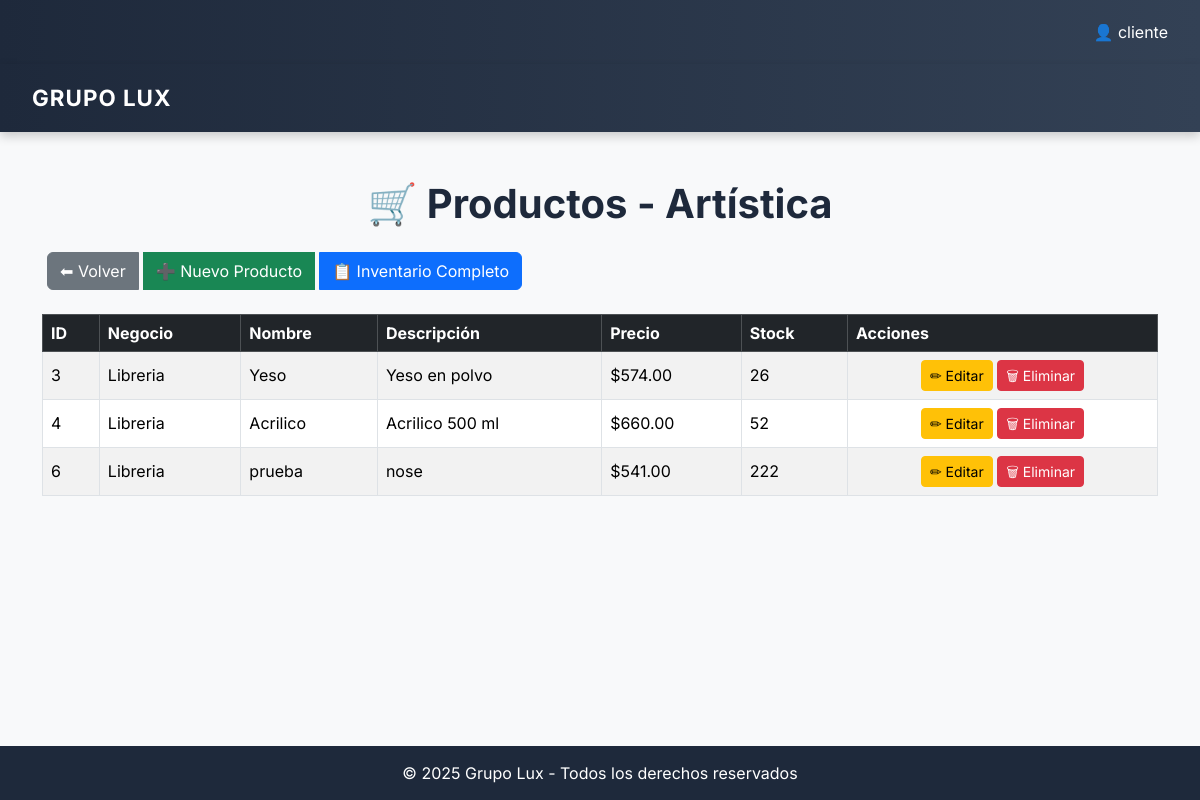
The page /libreria/productos_categoria.php?cat=Artística (signed in) on the database its author committed.
### tables this page shows
CREATE TABLE `productos` (
  `id_producto` int(11) NOT NULL,
  `id_negocio` int(11) DEFAULT NULL,
  `nombre` varchar(255) DEFAULT NULL,
  `descripcion` text DEFAULT NULL,
  `precio` varchar(255) DEFAULT NULL,
  `stock` int(11) DEFAULT NULL,
  `categoria` varchar(255) DEFAULT NULL
);

CREATE TABLE `negocios` (
  `id_negocio` int(11) NOT NULL,
  `nombre` varchar(255) DEFAULT NULL,
  `descripcion` text DEFAULT NULL
);

### libreria/productos_categoria.php (the view, shortened to what this page needs)
<?php
include '../backend/header.php';
include("../backend/conexion.php");
$categoria = $_GET['cat'] ?? '';
$rol = $_SESSION['id_rol'] ?? null;
$stmt = $conn->prepare("SELECT p.id_producto, p.nombre, p.descripcion, p.precio, p.stock, n.nombre AS negocio
                        FROM productos p
                        LEFT JOIN negocios n ON p.id_negocio = n.id_negocio
                        WHERE p.categoria = ?");
$stmt->bind_param("s", $categoria);
$stmt->execute();
$result = $stmt->get_result();
?>
<!DOCTYPE html>
<html lang="es">
<head>
  <link href="https://cdn.jsdelivr.net/npm/bootstrap@5.3.3/dist/css/bootstrap.min.css" rel="stylesheet">
</head>
<body>
  <nav class="navbar navbar-dark">
    <a class="navbar-brand" href="#">GRUPO LUX</a>
  </nav>
  <div class="container mt-5 content">
    <h1 class="text-center mb-4">🛒 Productos - <?= htmlspecialchars($categoria) ?></h1>
    <div class="text-center mb-4 btn-group">
      <a href="dashboard.php" class="btn btn-secondary">⬅ Volver</a>
      <?php if ($rol != 4) { ?>
        <button type="button" class="btn btn-success" data-bs-toggle="modal" data-bs-target="#modalNuevoProducto">
          ➕ Nuevo Producto
        </button>
        <a href="../productos_abm/productos_listar.php" class="btn btn-primary">📋 Inventario Completo</a>
      <?php } ?>
    </div>
    <div id="tabla-productos">
      <?php if ($result->num_rows > 0) { ?>
        <div class="table-responsive">
          <table class="table table-striped table-bordered align-middle">
            <thead class="table-dark">
              <tr>
                <th>ID</th>
                <th>Negocio</th>
                <th>Nombre</th>
                <th>Descripción</th>
                <th>Precio</th>
                <th>Stock</th>
                <?php if ($rol != 4) { ?><th>Acciones</th><?php } ?>
              </tr>
            </thead>
            <tbody>
            <?php while ($row = $result->fetch_assoc()) { ?>
              <tr>
                <td><?= $row['id_producto'] ?></td>
                <td><?= htmlspecialchars($row['negocio']) ?></td>
                <td><?= htmlspecialchars($row['nombre']) ?></td>
                <td><?= htmlspecialchars($row['descripcion']) ?></td>
                <td>$<?= number_format($row['precio'],2) ?></td>
                <td><?= $row['stock'] ?></td>
                <?php if ($rol != 4) { ?>
                <td class="text-center">
                  <a href="../productos_abm/productos_form.php?id=<?= $row['id_producto'] ?>"
                     class="btn btn-sm btn-warning">✏ Editar</a>
                  <a href="../productos_abm/productos_borrar.php?id=<?= $row['id_producto'] ?>"
                     class="btn btn-sm btn-danger"
                     onclick="return confirm('¿Seguro que deseas eliminar este producto?')">🗑 Eliminar</a>
                </td>
                <?php } ?>
              </tr>
            <?php } ?>
            </tbody>
          </table>
        </div>
      <?php } else { ?>
        <div class="alert alert-info text-center">
          ⚠️ No hay productos en la categoría <strong><?= htmlspecialchars($categoria) ?></strong>.
        </div>
      <?php } ?>
    </div>
  </div>
  <footer>
    &copy; <?= date("Y") ?> Grupo Lux - Todos los derechos reservados
  </footer>
</body>
</html>

### libreria/productos_categoria.php (style rules this page uses)
body { font-family: 'Inter', sans-serif; background-color: #f8f9fa; color: #333; display: flex; flex-direction: column; min-height: 100vh; }
.navbar { background: linear-gradient(90deg, #1e293b, #334155); box-shadow: 0 4px 10px rgba(0, 0, 0, 0.2); padding: 0.75rem 2rem; min-height: 64px; }
.navbar-brand { font-weight: 700; font-size: 1.4rem; letter-spacing: 1px; color: #fff !important; }
.content { flex: 1; }
.btn-group .btn { margin: 0 5px; }
h1 { font-weight: 700; color: #1e293b; }
table th, table td { vertical-align: middle !important; }
footer { background-color: #1e293b; color: white; text-align: center; padding: 15px; margin-top: auto; }

### rows shown on the page
productos: id_producto "3", id_negocio.nombre "Libreria", nombre "Yeso", descripcion "Yeso en polvo", precio "574.00", stock "26"
productos: id_producto "4", id_negocio.nombre "Libreria", nombre "Acrilico", descripcion "Acrilico 500 ml", precio "660.00", stock "52"
productos: id_producto "6", id_negocio.nombre "Libreria", nombre "prueba", descripcion "nose", precio "541.00", stock "222"

### other values the page prints
$_SESSION['nombre'] "cliente"
$categoria "Artística"
